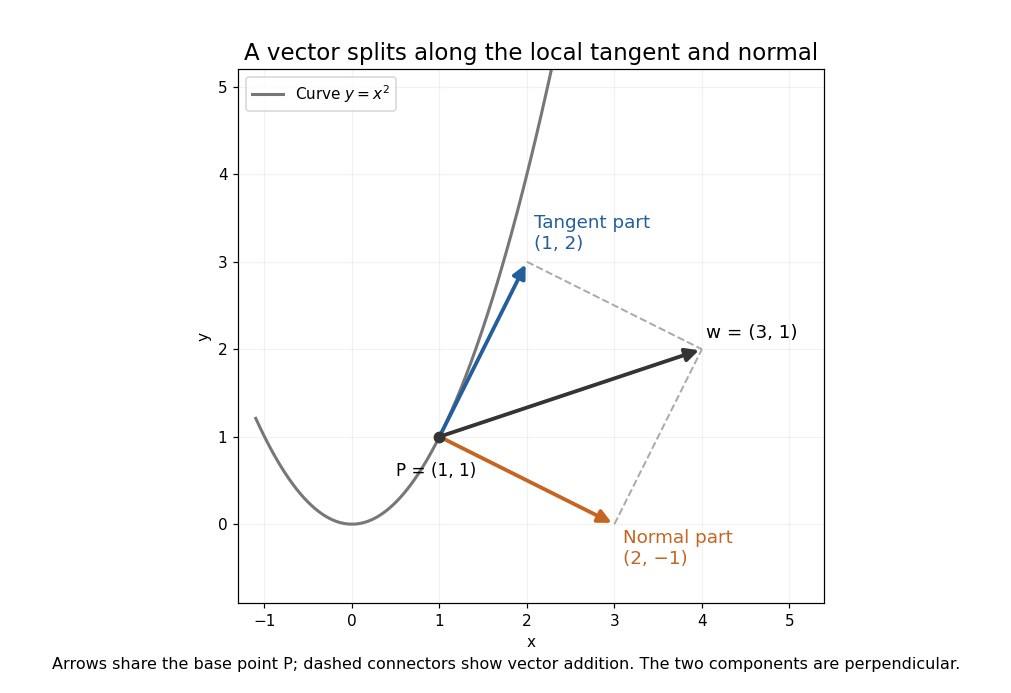

This figure's Python source:
"""Orthogonal projections at (1,1) on a parabola; PNG to current directory."""

from pathlib import Path

import matplotlib
matplotlib.use("Agg")
import matplotlib.pyplot as plt
import numpy as np


def main():
    point = np.array([1., 1.])
    tangent = np.array([1., 2.]) / np.sqrt(5)
    normal = np.array([-2., 1.]) / np.sqrt(5)
    vector = np.array([3., 1.])
    along = (vector @ tangent) * tangent
    across = (vector @ normal) * normal
    assert np.allclose(along, [1, 2])
    assert np.allclose(across, [2, -1])
    assert np.allclose(along + across, vector)
    assert np.isclose(along @ across, 0)
    assert np.isclose(np.linalg.norm(vector)**2,
                      np.linalg.norm(along)**2 + np.linalg.norm(across)**2)
    fig, ax = plt.subplots(figsize=(9.2, 6.3), dpi=110)
    fig.patch.set_facecolor("white")
    x = np.linspace(-1.1, 2.3, 250)
    ax.plot(x, x*x, color="#777777", lw=2, label=r"Curve $y=x^2$")
    ax.scatter(*point, color="#343434", s=45, zorder=5)
    for displacement, color in [(vector, "#343434"),
                                (along, "#245f9b"), (across, "#c56521")]:
        ax.annotate("", point + displacement, point,
                    arrowprops=dict(arrowstyle="-|>", color=color,
                                    lw=2.5, mutation_scale=18))
    for endpoint in [point+along, point+across]:
        ax.plot([endpoint[0], (point+vector)[0]],
                [endpoint[1], (point+vector)[1]],
                color="#aaaaaa", ls="--", lw=1.3)
    ax.text(.5, .55, "P = (1, 1)", fontsize=11)
    ax.text(2.08, 3.15, "Tangent part\n(1, 2)", color="#245f9b", fontsize=12)
    ax.text(3.1, -.45, "Normal part\n(2, −1)", color="#c56521", fontsize=12)
    ax.text(4.05, 2.13, "w = (3, 1)", fontsize=12)
    ax.set_xlim(-1.3, 5.4)
    ax.set_ylim(-.9, 5.2)
    ax.set_aspect("equal")
    ax.set_xlabel("x")
    ax.set_ylabel("y")
    ax.set_title("A vector splits along the local tangent and normal", fontsize=15)
    ax.grid(alpha=.16)
    ax.legend(loc="upper left", fontsize=10)
    fig.text(.5, .035,
             "Arrows share the base point P; dashed connectors show vector addition. "
             "The two components are perpendicular.",
             ha="center", fontsize=10.5)
    fig.subplots_adjust(left=.07, right=.98, bottom=.13, top=.9)
    fig.savefig(Path.cwd() / "tangent-normal-vector-decomposition.png",
                facecolor="white", transparent=False)
    plt.close(fig)


if __name__ == "__main__":
    main()
